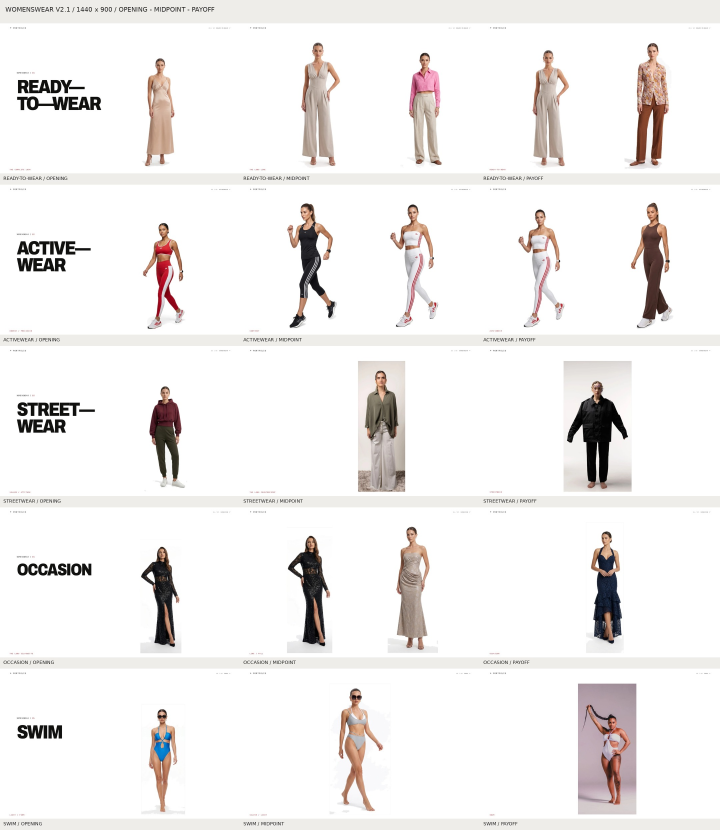
#> input picture docs/portfolio/review/womenswear-v21/desktop-overview.jpg, 2160 x 2490 px, given in place of pexels-photo-16982847.jpeg, which was not available (shown at 1/3 size)
$ python research-checkpoint.py
#> lines starting #> are read from the running program, lines starting #| are printed output that depends on the picture; pictures that were not available may be replaced by others from this repository, and a replacement may not be noted
import requests,concurrent.futures
from pathlib import Path
from PIL import Image,ImageOps,ImageDraw
out=Path('.qa-director/womenswear-v21/candidates');out.mkdir(exist_ok=True)
ids=[16982847,6311663,9514687,18532851,8423863,6780037,19220706,15591952,12093815,19132425,19132420,11931374]
def get(i):
#> called with i = 16982847
 p=out/f'{i}.jpg'
 if not p.exists():
  r=requests.get(f'https://images.pexels.com/photos/{i}/pexels-photo-{i}.jpeg?auto=compress&cs=tinysrgb&h=1100',timeout=35);r.raise_for_status();p.write_bytes(r.content)
 im=Image.open(p);im.verify();return i
#> in get, im is the input picture: PIL image 2160x2490 RGB; mean R, G, B 241.4, 239.1, 238.1
with concurrent.futures.ThreadPoolExecutor(max_workers=4) as e: print(list(e.map(get,ids)))
#> call 2 of get, with i = 6311663
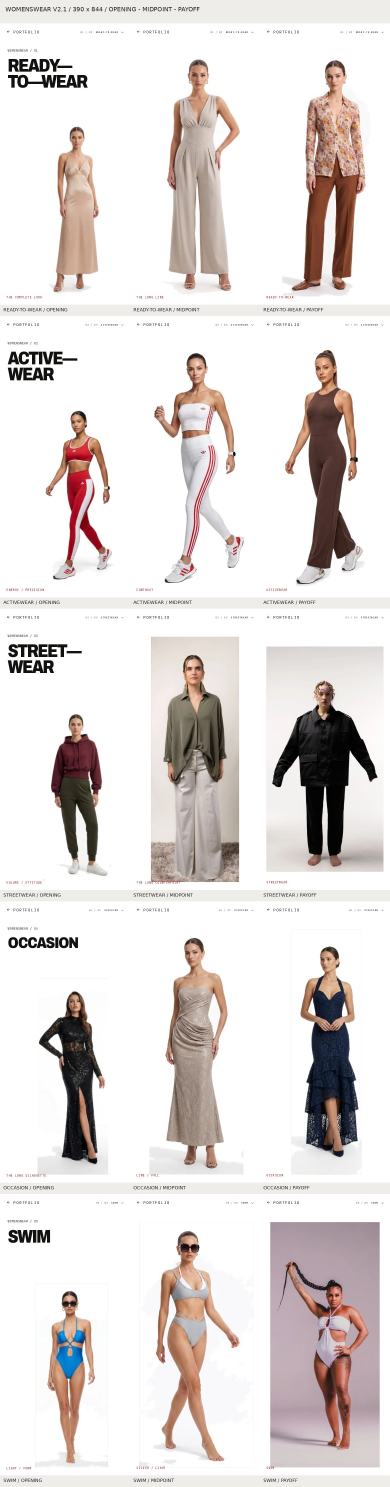
#> input picture docs/portfolio/review/womenswear-v21/mobile-overview.jpg, 1170 x 4460 px, given in place of pexels-photo-6311663.jpeg, which was not available (shown at 1/3 size)
#> in get, im is the input picture: PIL image 1170x4460 RGB; mean R, G, B 226, 220, 218.1
#> (the call stopped at in get, `r=requests.get(f'https://images.pexels.com/photos/{i}/pexels-photo-{i}..`: the network is not available in this run)
sheet=Image.new('RGB',(1440,1100),'#eee');d=ImageDraw.Draw(sheet)
#> after `sheet = Image.new('RGB', (1440, 1100), '#eee')`: sheet: PIL image 1440x1100 RGB; every value is 238
for n,i in enumerate(ids):
 im=Image.open(out/f'{i}.jpg');im.thumbnail((235,490));x=(n%6)*240;y=(n//6)*550;sheet.paste(im,(x+(240-im.width)//2,y+30));d.text((x+12,y+8),str(i),fill='black')
#> after `im.thumbnail((235, 490))`:
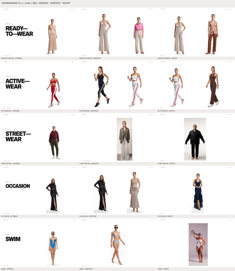
#> im: PIL image 235x271 RGB; mean R, G, B 241.3, 239, 238
#> after `sheet.paste(im, (x + (240 - im.width) // 2, y + 30))`:
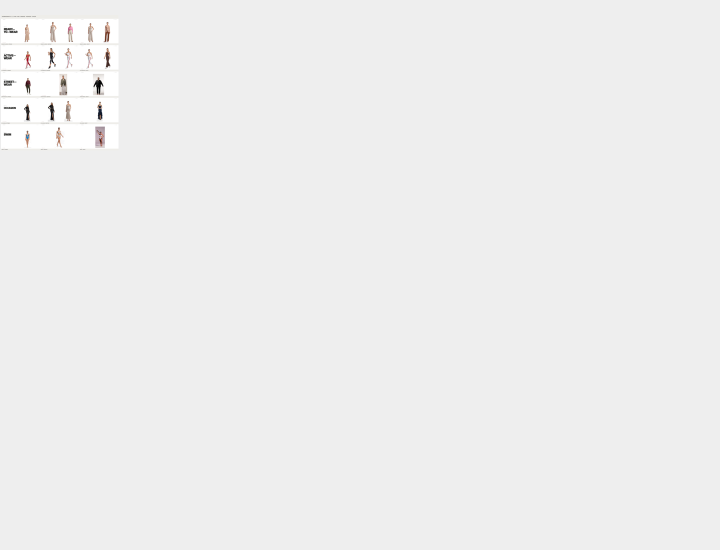
#> sheet: PIL image 1440x1100 RGB (shown at 1/2 size); mean R, G, B 238.1, 238, 238
#> (the run stopped early here; a loop or call above may not have finished)
